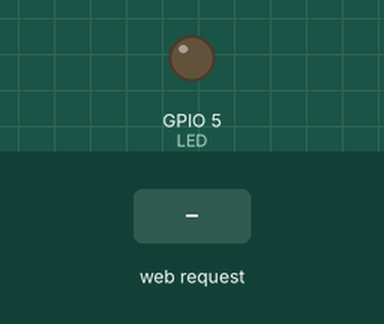
A sketch run on a simulated ESP32. Shown: output pins drawn as LEDs (lit = HIGH). Inputs (shaded band) come from the test bench. WiFi joins after 1.5 s; servers stay silent unless stated; what the sketch prints to the serial monitor is not drawn.

Above: at 2.7 s.
2.8 s: HTTP request GET /H received
At 3.1 s:
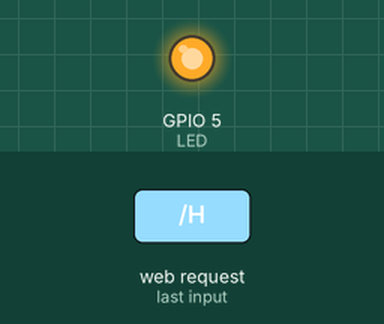
4.3 s: HTTP request GET /L received
At 5.5 s:
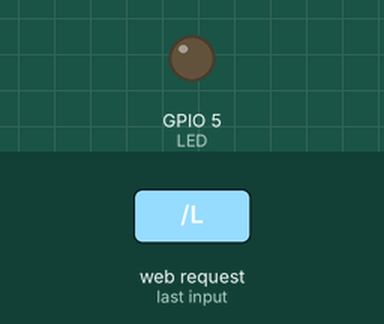
Timing chart, 0 to 7.3 s (numbered marks = the images above; inputs shaded):
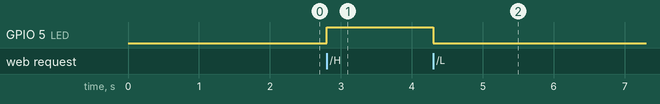

The sketch:

Servidor_signos_vitales_ESP32.ino
```cpp
/*
 WiFi Web Server LED Blink

 created for arduino 25 Nov 2012
 */

#include <WiFi.h>

// datos de tu red Wifi -----------------------------------------------------------------------------------------------
const char* ssid     = "Guzman";
const char* password = "guzman321";


//variables que les debes asignar un valor para que se muestren en la pagina web---------------------------------------------------

//ip que debes entrar cuando te conectes al esp32 al punto de acceso = 192.168.4.1 -----------------
int frecuenciaCardiaca;
int spo;
float temperatura;

WiFiServer server(80);//puerto de escucha del servidor

void setup()
{
    Serial.begin(9600);
    pinMode(5, OUTPUT);

    delay(10);

    // We start by connecting to a WiFi network

    Serial.println();
    Serial.println();
    Serial.print("Connecting to ");
    Serial.println(ssid);

    WiFi.softAP("paul", "12345678"); // Nombre y contraseña del punto de acceso del esp32  ------------------------------------------------------------------
    WiFi.begin(ssid, password);//nombre y contra del wifi de mi casa


    while (WiFi.status() != WL_CONNECTED) {//salimos del cilo hasta que se aya conectado al wifi
        delay(50);
        Serial.print(".");
    }

    Serial.println("\nWifi conectado.");
    Serial.println("Direccion ip: ");
    Serial.println(WiFi.localIP());

    server.begin();

}

int value = 0;

void loop(){
 WiFiClient client = server.available();   //declaramos el objecto cliente para escuchar

  if (client) {                             // if you get a client,
    Serial.println("Cliente nuevo");           // print a message out the serial port
    String currentLine = "";                // guarda la peticion del cliente

    while (client.connected()) { //si el cliente esta conectado entonces realizamos la escucha de sus peticiones
      if (client.available()) {// si el clinente realizo una peticion entonces la procesamos
        char c = client.read();             // read a byte, then
        Serial.write(c);                    // print it out the serial monitor
        if (c == '\n') {                    // if the byte is a newline character

          if (currentLine.length() == 0) {// es para la peticion directa a la puerta de enlace (ip que le dio el router al esp32 o la ip local del esp32)
            // HTTP headers always start with a response code (e.g. HTTP/1.1 200 OK)
            // and a content-type so the client knows what's coming, then a blank line:
            client.println("HTTP/1.1 200 OK");
            client.println("Content-type:text/html");
            client.println();

            String html = "";
            html += "<!DOCTYPE html>";
            html += "<html lang=\"en\">";
            html += "<head>";
            html += "    <meta charset=\"UTF - 8\">";
            html += "    <meta http-equiv=\"X - UA - Compatible\" content=\"IE = edge\">";
            html += "    <meta name=\"viewport\" content=\"width = device - width, initial - scale = 1.0\">";
            html += "    <title>Servidor signos vitales</title>";

            html += "<style>";
            html+="html,body{width:100%;height:100%; display:flex; background:black;}";

            html+=".contenedor{";
            html+="width:500px;";
            html+="height:600px;";
            html+="background:#397aab;";//--- color del formulario
            html+="left:0; right:0; top:0; bottom:0; margin:auto;";
            html+="color:#ffffff;";
            html+="display:flex; justify-content:center; align-items:center; flex-direction: column;";
            html+="font-size:25px;";
            html+="border-radius: 10px;";
            html+="font-family: 'Roboto', sans-serif;";
            html+="";
            html+="}";

            html+="@import url('https://fonts.googleapis.com/css2?family=Roboto:wght@100&display=swap');";
            html += " </style>";
            html += "</head>";
            html += "<body id='body1'>";

            html+="<div class='contenedor'>";
            html+="<h2>Signos Vitales</h2>";
            html+="<h3>Frecuencia Cardiaca:"+(String)frecuenciaCardiaca+"</h3>";
            html+="<h3>SPO2:"+(String)spo+"</h3>";
            html+="<h3>Temperatura:"+(String)temperatura+"</h3>";
            html+="<h4>IP en red:"+WiFi.localIP().toString()+"</h4>";
            String valor=digitalRead(5)==true?"Encendido":"Apagado";
            html+="<h4>Led:"+valor+"</h4>";
            html+="<button onclick=\"window.location='H'\">Led</button>";
            html+="</div>";


            html += "</body> ";
            html += "</html> ";

            // the content of the HTTP response follows the header:
            client.print(html);

            //terminamos la respuesta hacia el cliente con una linea en blanco
            client.println();
            break;//salimos del while
          } else {    // if you got a newline, then clear currentLine:
            currentLine = "";
          }
        } else if (c != '\r') {  // if you got anything else but a carriage return character,
          currentLine += c;      // add it to the end of the currentLine
        }

        // si el ususario en el path nos pidio
        //ip/'path'
        //www.google.com <-- es la ip
        // ip/carros <-- 'carros es el pat'
        if (currentLine.endsWith("GET /H")) {
          digitalWrite(5, !digitalRead(5));               // GET /H turns the LED on
        }
        if (currentLine.endsWith("GET /L")) {
          digitalWrite(5, LOW);                // GET /L turns the LED off
        }

      }
    }
    // close the connection:
    client.stop();
    Serial.println("Client Disconnected.");
  }
}
```

Measured:
- after the input at 2.8 s, GPIO 5 (LED): LOW → HIGH at once
- after the input at 4.3 s, GPIO 5 (LED): HIGH → LOW at once
